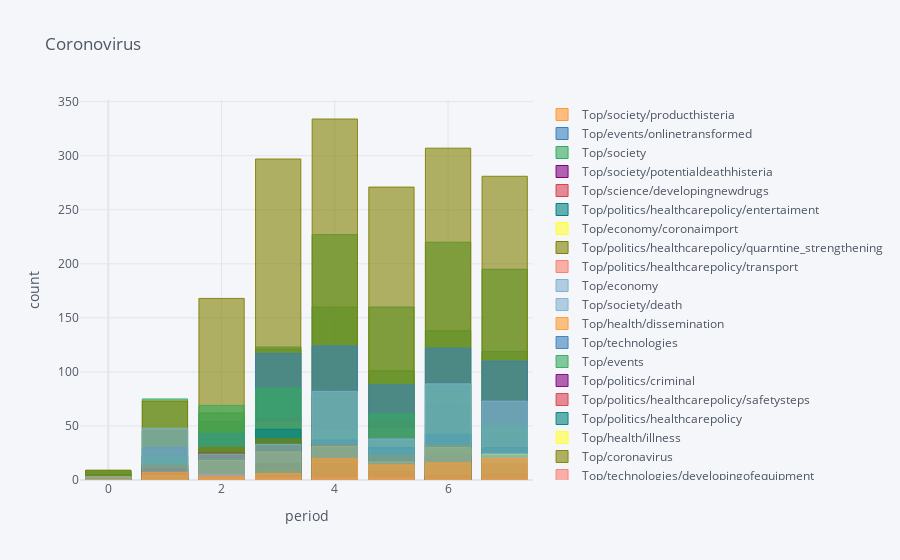

Notebook source saved alongside this figure:
### Code cell
days_period = 7 
all_source_bars = create_result_table(name_colums_for_new_csv, my_classes, days_period, first_day, last_day)
res_without_dates = all_source_bars.drop(['start_period','end_period'], axis=1)
cf.set_config_file(offline=True)
res_without_dates.iplot(kind='bar', histnorm='percent',
    barmode='overlay', xTitle='period',
                  yTitle='count', title='Coronovirus', asFigure=True)

### Figure 1 — Plotly figure (JSON) as saved in the notebook; plotly's stock layout.template omitted (floating-point values rounded to 4 significant figures)
{"data": [{"marker": {"color": "rgba(255, 153, 51, 0.6)", "line": {"color": "rgba(255, 153, 51, 1.0)", "width": 1}}, "name": "Top/society/producthisteria", "orientation": "v", "text": "", "type": "bar", "x": [0, 1, 2, 3, 4, 5, 6, 7], "y": [1, 2, 3, 9, 3, 0, 1, 3]}, {"marker": {"color": "rgba(55, 128, 191, 0.6)", "line": {"color": "rgba(55, 128, 191, 1.0)", "width": 1}}, "name": "Top/events/onlinetransformed", "orientation": "v", "text": "", "type": "bar", "x": [0, 1, 2, 3, 4, 5, 6, 7], "y": [0, 4, 7, 8, 10, 7, 4, 6]}, {"marker": {"color": "rgba(50, 171, 96, 0.6)", "line": {"color": "rgba(50, 171, 96, 1.0)", "width": 1}}, "name": "Top/society", "orientation": "v", "text": "", "type": "bar", "x": [0, 1, 2, 3, 4, 5, 6, 7], "y": [7, 45, 62, 121, 160, 101, 138, 119]}, {"marker": {"color": "rgba(128, 0, 128, 0.6)", "line": {"color": "rgba(128, 0, 128, 1.0)", "width": 1}}, "name": "Top/society/potentialdeathhisteria", "orientation": "v", "text": "", "type": "bar", "x": [0, 1, 2, 3, 4, 5, 6, 7], "y": [0, 1, 6, 9, 7, 4, 4, 0]}, {"marker": {"color": "rgba(219, 64, 82, 0.6)", "line": {"color": "rgba(219, 64, 82, 1.0)", "width": 1}}, "name": "Top/science/developingnewdrugs", "orientation": "v", "text": "", "type": "bar", "x": [0, 1, 2, 3, 4, 5, 6, 7], "y": [0, 0, 3, 2, 4, 5, 5, 5]}, {"marker": {"color": "rgba(0, 128, 128, 0.6)", "line": {"color": "rgba(0, 128, 128, 1.0)", "width": 1}}, "name": "Top/politics/healthcarepolicy/entertaiment", "orientation": "v", "text": "", "type": "bar", "x": [0, 1, 2, 3, 4, 5, 6, 7], "y": [0, 23, 14, 33, 44, 15, 17, 14]}, {"marker": {"color": "rgba(255, 255, 51, 0.6)", "line": {"color": "rgba(255, 255, 51, 1.0)", "width": 1}}, "name": "Top/economy/coronaimport", "orientation": "v", "text": "", "type": "bar", "x": [0, 1, 2, 3, 4, 5, 6, 7], "y": [0, 1, 12, 15, 17, 13, 20, 14]}, {"marker": {"color": "rgba(128, 128, 0, 0.6)", "line": {"color": "rgba(128, 128, 0, 1.0)", "width": 1}}, "name": "Top/politics/healthcarepolicy/quarntine_strengthening", "orientation": "v", "text": "", "type": "bar", "x": [0, 1, 2, 3, 4, 5, 6, 7], "y": [0, 13, 22, 33, 59, 18, 16, 10]}, {"marker": {"color": "rgba(251, 128, 114, 0.6)", "line": {"color": "rgba(251, 128, 114, 1.0)", "width": 1}}, "name": "Top/politics/healthcarepolicy/transport", "orientation": "v", "text": "", "type": "bar", "x": [0, 1, 2, 3, 4, 5, 6, 7], "y": [0, 21, 33, 37, 35, 19, 13, 12]}, {"marker": {"color": "rgba(128, 177, 211, 0.6)", "line": {"color": "rgba(128, 177, 211, 1.0)", "width": 1}}, "name": "Top/economy", "orientation": "v", "text": "", "type": "bar", "x": [0, 1, 2, 3, 4, 5, 6, 7], "y": [8, 20, 53, 45, 53, 53, 69, 39]}, {"marker": {"color": "rgba(128, 177, 211, 0.6)", "line": {"color": "rgba(128, 177, 211, 0.8999999999999999)", "width": 1}}, "name": "Top/society/death", "orientation": "v", "text": "", "type": "bar", "x": [0, 1, 2, 3, 4, 5, 6, 7], "y": [2, 4, 25, 39, 44, 47, 35, 32]}, {"marker": {"color": "rgba(255, 153, 51, 0.6)", "line": {"color": "rgba(255, 153, 51, 0.8999999999999999)", "width": 1}}, "name": "Top/health/dissemination", "orientation": "v", "text": "", "type": "bar", "x": [0, 1, 2, 3, 4, 5, 6, 7], "y": [1, 2, 9, 16, 18, 14, 10, 22]}, {"marker": {"color": "rgba(55, 128, 191, 0.6)", "line": {"color": "rgba(55, 128, 191, 0.8999999999999999)", "width": 1}}, "name": "Top/technologies", "orientation": "v", "text": "", "type": "bar", "x": [0, 1, 2, 3, 4, 5, 6, 7], "y": [0, 1, 6, 16, 52, 41, 49, 43]}, {"marker": {"color": "rgba(50, 171, 96, 0.6)", "line": {"color": "rgba(50, 171, 96, 0.8999999999999999)", "width": 1}}, "name": "Top/events", "orientation": "v", "text": "", "type": "bar", "x": [0, 1, 2, 3, 4, 5, 6, 7], "y": [9, 75, 54, 123, 227, 160, 220, 195]}, {"marker": {"color": "rgba(128, 0, 128, 0.6)", "line": {"color": "rgba(128, 0, 128, 0.8999999999999999)", "width": 1}}, "name": "Top/politics/criminal", "orientation": "v", "text": "", "type": "bar", "x": [0, 1, 2, 3, 4, 5, 6, 7], "y": [0, 4, 3, 8, 9, 4, 4, 1]}, {"marker": {"color": "rgba(219, 64, 82, 0.6)", "line": {"color": "rgba(219, 64, 82, 0.8999999999999999)", "width": 1}}, "name": "Top/politics/healthcarepolicy/safetysteps", "orientation": "v", "text": "", "type": "bar", "x": [0, 1, 2, 3, 4, 5, 6, 7], "y": [0, 14, 29, 57, 76, 55, 35, 27]}, {"marker": {"color": "rgba(0, 128, 128, 0.6)", "line": {"color": "rgba(0, 128, 128, 0.8999999999999999)", "width": 1}}, "name": "Top/politics/healthcarepolicy", "orientation": "v", "text": "", "type": "bar", "x": [0, 1, 2, 3, 4, 5, 6, 7], "y": [0, 13, 26, 27, 29, 17, 21, 20]}, {"marker": {"color": "rgba(255, 255, 51, 0.6)", "line": {"color": "rgba(255, 255, 51, 0.8999999999999999)", "width": 1}}, "name": "Top/health/illness", "orientation": "v", "text": "", "type": "bar", "x": [0, 1, 2, 3, 4, 5, 6, 7], "y": [1, 7, 25, 53, 46, 47, 35, 31]}, {"marker": {"color": "rgba(128, 128, 0, 0.6)", "line": {"color": "rgba(128, 128, 0, 0.8999999999999999)", "width": 1}}, "name": "Top/coronavirus", "orientation": "v", "text": "", "type": "bar", "x": [0, 1, 2, 3, 4, 5, 6, 7], "y": [9, 73, 168, 297, 334, 271, 307, 281]}, {"marker": {"color": "rgba(251, 128, 114, 0.6)", "line": {"color": "rgba(251, 128, 114, 0.8999999999999999)", "width": 1}}, "name": "Top/technologies/developingofequipment", "orientation": "v", "text": "", "type": "bar", "x": [0, 1, 2, 3, 4, 5, 6, 7], "y": [0, 1, 7, 10, 6, 3, 3, 5]}, {"marker": {"color": "rgba(251, 128, 114, 0.6)", "line": {"color": "rgba(251, 128, 114, 0.7999999999999998)", "width": 1}}, "name": "Top/economy/coronabusiness", "orientation": "v", "text": "", "type": "bar", "x": [0, 1, 2, 3, 4, 5, 6, 7], "y": [0, 1, 6, 2, 2, 2, 4, 0]}, {"marker": {"color": "rgba(128, 177, 211, 0.6)", "line": {"color": "rgba(128, 177, 211, 0.7999999999999998)", "width": 1}}, "name": "Top/society/potentialdeath", "orientation": "v", "text": "", "type": "bar", "x": [0, 1, 2, 3, 4, 5, 6, 7], "y": [0, 1, 6, 6, 9, 2, 4, 0]}, {"marker": {"color": "rgba(255, 153, 51, 0.6)", "line": {"color": "rgba(255, 153, 51, 0.7999999999999998)", "width": 1}}, "name": "Top/science/developingvaccine", "orientation": "v", "text": "", "type": "bar", "x": [0, 1, 2, 3, 4, 5, 6, 7], "y": [0, 1, 5, 4, 1, 7, 6, 5]}, {"marker": {"color": "rgba(55, 128, 191, 0.6)", "line": {"color": "rgba(55, 128, 191, 0.7999999999999998)", "width": 1}}, "name": "Top/health", "orientation": "v", "text": "", "type": "bar", "x": [0, 1, 2, 3, 4, 5, 6, 7], "y": [1, 30, 43, 117, 124, 88, 122, 110]}, {"marker": {"color": "rgba(50, 171, 96, 0.6)", "line": {"color": "rgba(50, 171, 96, 0.7999999999999998)", "width": 1}}, "name": "Top/economy/crisis", "orientation": "v", "text": "", "type": "bar", "x": [0, 1, 2, 3, 4, 5, 6, 7], "y": [5, 21, 69, 85, 80, 61, 87, 50]}, {"marker": {"color": "rgba(128, 0, 128, 0.6)", "line": {"color": "rgba(128, 0, 128, 0.7999999999999998)", "width": 1}}, "name": "Top/economy/coronajobloss", "orientation": "v", "text": "", "type": "bar", "x": [0, 1, 2, 3, 4, 5, 6, 7], "y": [0, 10, 25, 31, 33, 18, 23, 22]}, {"marker": {"color": "rgba(219, 64, 82, 0.6)", "line": {"color": "rgba(219, 64, 82, 0.7999999999999998)", "width": 1}}, "name": "Top/politics/healthcarepolicy/education", "orientation": "v", "text": "", "type": "bar", "x": [0, 1, 2, 3, 4, 5, 6, 7], "y": [0, 9, 8, 2, 9, 1, 1, 0]}, {"marker": {"color": "rgba(0, 128, 128, 0.6)", "line": {"color": "rgba(0, 128, 128, 0.7999999999999998)", "width": 1}}, "name": "Top/health/recover", "orientation": "v", "text": "", "type": "bar", "x": [0, 1, 2, 3, 4, 5, 6, 7], "y": [0, 3, 20, 47, 37, 30, 42, 30]}, {"marker": {"color": "rgba(255, 255, 51, 0.6)", "line": {"color": "rgba(255, 255, 51, 0.7999999999999998)", "width": 1}}, "name": "Top/science", "orientation": "v", "text": "", "type": "bar", "x": [0, 1, 2, 3, 4, 5, 6, 7], "y": [3, 4, 18, 26, 31, 17, 30, 24]}, {"marker": {"color": "rgba(128, 128, 0, 0.6)", "line": {"color": "rgba(128, 128, 0, 0.7999999999999998)", "width": 1}}, "name": "Top/science/existeddrugs", "orientation": "v", "text": "", "type": "bar", "x": [0, 1, 2, 3, 4, 5, 6, 7], "y": [1, 0, 2, 15, 15, 8, 4, 5]}, {"marker": {"color": "rgba(128, 128, 0, 0.6)", "line": {"color": "rgba(128, 128, 0, 0.7)", "width": 1}}, "name": "Top/economy/coronacrisis", "orientation": "v", "text": "", "type": "bar", "x": [0, 1, 2, 3, 4, 5, 6, 7], "y": [5, 14, 30, 38, 33, 23, 32, 15]}, {"marker": {"color": "rgba(251, 128, 114, 0.6)", "line": {"color": "rgba(251, 128, 114, 0.7)", "width": 1}}, "name": "Top/society/familytroubles", "orientation": "v", "text": "", "type": "bar", "x": [0, 1, 2, 3, 4, 5, 6, 7], "y": [0, 0, 5, 2, 2, 2, 0, 1]}, {"marker": {"color": "rgba(128, 177, 211, 0.6)", "line": {"color": "rgba(128, 177, 211, 0.7)", "width": 1}}, "name": "Top/politics", "orientation": "v", "text": "", "type": "bar", "x": [0, 1, 2, 3, 4, 5, 6, 7], "y": [3, 48, 24, 33, 82, 38, 89, 73]}, {"marker": {"color": "rgba(255, 153, 51, 0.6)", "line": {"color": "rgba(255, 153, 51, 0.7)", "width": 1}}, "name": "Top/events/coronacanceledevents", "orientation": "v", "text": "", "type": "bar", "x": [0, 1, 2, 3, 4, 5, 6, 7], "y": [0, 7, 3, 6, 20, 14, 16, 20]}], "layout": {"barmode": "overlay", "legend": {"bgcolor": "#F5F6F9", "font": {"color": "#4D5663"}}, "paper_bgcolor": "#F5F6F9", "plot_bgcolor": "#F5F6F9", "title": {"font": {"color": "#4D5663"}, "text": "Coronovirus"}, "xaxis": {"gridcolor": "#E1E5ED", "showgrid": true, "tickfont": {"color": "#4D5663"}, "title": {"font": {"color": "#4D5663"}, "text": "period"}, "zerolinecolor": "#E1E5ED"}, "yaxis": {"gridcolor": "#E1E5ED", "showgrid": true, "tickfont": {"color": "#4D5663"}, "title": {"font": {"color": "#4D5663"}, "text": "count"}, "zerolinecolor": "#E1E5ED"}}}
